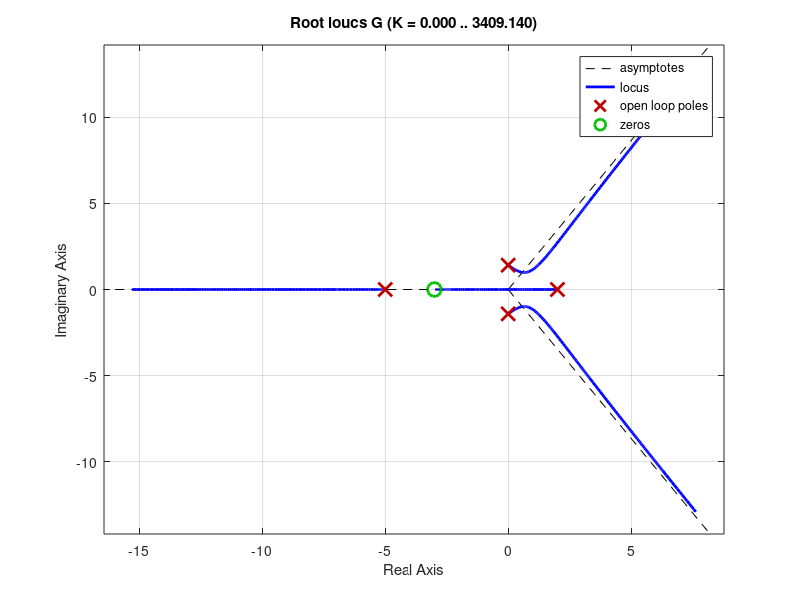

Recreate this plot in MATLAB. (Note: this script raises an error after producing the figure.)
clear all
close all
clc
s = tf('s');
K=1;
%% Sistema de malha aberta
G =K*(s+3)/((s^2+2)*((s-2)*(s+5)));
mp = 0.40;
csi = -log(mp)/sqrt(pi^2+log(mp)^2)

figure, rlocus(G),
sgrid(0.4,0)

% G =k*((1/(1+s))*(1/(s+10)));
% Gc =7.69*(s + 18.64)*(1/(s+143.35));

% figure,bode(G);
% figure,bode(Gc);
% figure,bode(G*Gc);
% mf1= feedback(G*Gc,1);
% figure,step(mf1)